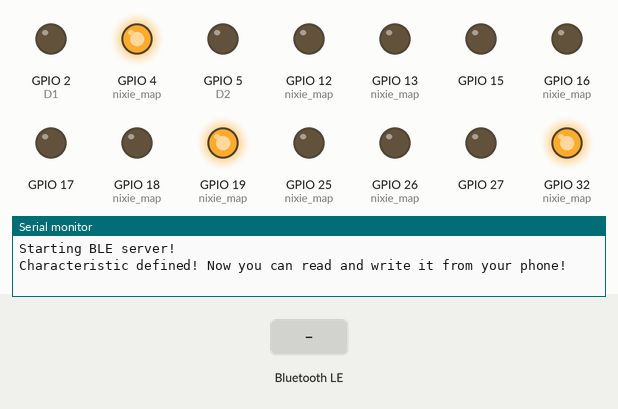
Recording of a program running on a simulated ESP32. Shown: output pins drawn as LEDs (lit = HIGH), the last lines printed to the serial monitor. Inputs (shaded band) come from the test bench. The local clock reads 2024-03-15 10:24:30 at power-on unless the program sets it; nothing arrives over Bluetooth unless stated; a phone connects over Bluetooth LE 3 s after start.

Above: at 1.2 s.
1.3 s: Bluetooth LE write "5" received
At 31.2 s:
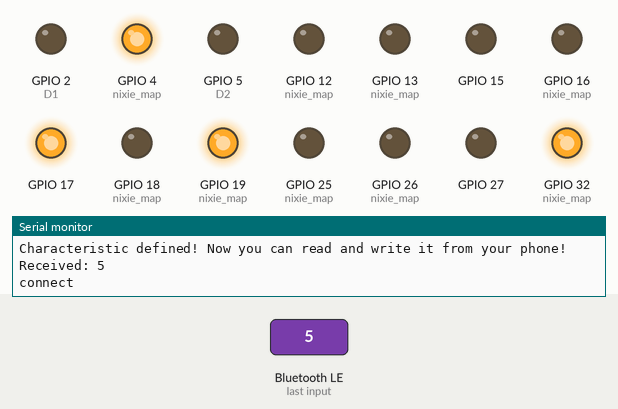
Timing chart, 0 to 31.5 s (numbered marks = the images above; inputs shaded):
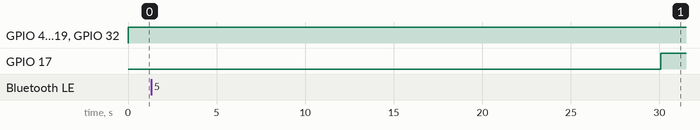

The program:

main.cpp
```cpp
#include <Arduino.h>
#include <BLEDevice.h>
#include <BLEUtils.h>

#include "RTClib.h"

// See the following for generating UUIDs:
// https://www.uuidgenerator.net/

#define NIXIE_CLOCK_SERVICE_UUID "USE ^ AND FILL HERE"

#define A1 15
#define B_1 4 // B1 is already defined
#define C1 16
#define D1 2

#define A2 17
#define B2 18
#define C2 19
#define D2 5

#define A3 32
#define B3 25
#define C3 26
#define D3 33

#define A4 27
#define B4 12
#define C4 13
#define D4 14

#define HOUR_ONE 2
#define HOUR_TWO 3

#define MINUTES_ONE 0
#define MINUTES_TWO 1

uint8_t nixie_map[4][4] = {
    {A1, B_1, C1, D1},
    {A2, B2, C2, D2},
    {A3, B3, C3, D3},
    {A4, B4, C4, D4},
};

BLECharacteristic *nixieCharacteristic;

// RTC DS3231
RTC_DS3231 rtc;

// BLUETOOTH
// ###########################################################################################

class NixieServerCallbacks : public BLEServerCallbacks
{
  void onConnect(BLEServer *pServer)
  {
    Serial.println("connect");
  };

  void onDisconnect(BLEServer *pServer)
  {
    Serial.println("disconnect");
  }
};

class ManageClockCharacteristic : public BLECharacteristicCallbacks
{
  // expect string like hh:mm

  void onWrite(BLECharacteristic *pCharacteristic) override
  {
    uint8_t hour;
    uint8_t minutes;

    std::string new_time = pCharacteristic->getValue();
    Serial.print("Received: ");
    Serial.println(new_time.c_str());

    uint32_t res = sscanf(new_time.c_str(), "%hhu:%hhu", &hour, &minutes);

    if (res != 2 || hour > 24 || minutes > 60)
    {
      return;
    }
    DateTime now = rtc.now();
    rtc.adjust(DateTime(now.year(), now.month(), now.day(), hour, minutes));

    Serial.println("New time\t");
    Serial.print(hour);
    Serial.print(":");
    Serial.println(minutes);
  }

  void onRead(BLECharacteristic *pCharacteristic) override
  {
    Serial.println("reading value from service");
    DateTime now = rtc.now();

    char *time_now;
    int32_t res = asprintf(&time_now, "%hhu:%hhu", now.hour(), now.minute());
    if (res == -1)
    {
      Serial.println("Error allocating the space for the current time...");
      return;
    }

    pCharacteristic->setValue(time_now);
    pCharacteristic->notify();
    free(time_now);
  }
};

void init_BLE()
{
  Serial.println("Starting BLE server!");

  BLEDevice::init("Nixie-clock");
  BLEServer *nixieServer = BLEDevice::createServer();
  nixieServer->setCallbacks(new NixieServerCallbacks()); // maybe usefull?

  BLEService *pService = nixieServer->createService(NIXIE_CLOCK_SERVICE_UUID);

  nixieCharacteristic = pService->createCharacteristic(
      NIXIE_CLOCK_SERVICE_UUID,
      BLECharacteristic::PROPERTY_READ |
          BLECharacteristic::PROPERTY_WRITE |
          BLECharacteristic::PROPERTY_NOTIFY);

  nixieCharacteristic->setCallbacks(new ManageClockCharacteristic());

  pService->start();

  BLEAdvertising *pAdvertising = BLEDevice::getAdvertising();
  pAdvertising->addServiceUUID(NIXIE_CLOCK_SERVICE_UUID);
  pAdvertising->setScanResponse(true);
  pAdvertising->setMinPreferred(0x06); // functions that help with iPhone connections issue
  pAdvertising->setMinPreferred(0x12);
  pAdvertising->start();

  Serial.println("Characteristic defined! Now you can read and write it from your phone!");
}

// ###########################################################################################

// RTC
void init_RTC()
{
  if (rtc.lostPower())
  {
    Serial.println("RTC lost power, let's set the time!");
    // When time needs to be set on a new device, or after a power loss, the
    // following line sets the RTC to the date & time this sketch was compiled
    rtc.adjust(DateTime(F(__DATE__), F(__TIME__)));
  }
}

// ###########################################################################################

void set_nixie_value(uint8_t nixie_position, uint8_t value)
{
  uint8_t *nixie_cur = nixie_map[nixie_position];

  for (uint8_t nixie_pin = 0; nixie_pin < 4; nixie_pin++)
  {
    uint8_t current_multiplexer_value = (value >> nixie_pin) & 0x01;
    digitalWrite(nixie_cur[nixie_pin], current_multiplexer_value);
  }
}

void init_Nixie()
{
  for (uint8_t nixie_pos = 0; nixie_pos < 4; nixie_pos++)
  { // only 4 nixie :)
    for (uint8_t nixie_pin = 0; nixie_pin < 4; nixie_pin++)
    { // 4 input per multiplexer
      pinMode(nixie_map[nixie_pos][nixie_pin], OUTPUT);
      digitalWrite(nixie_map[nixie_pos][nixie_pin], LOW);
    }
  }
}
void test_nixie()
{
  uint8_t value_to_show = 0;
  while (true)
  {
    for (uint8_t nixie_pos = 0; nixie_pos < 4; nixie_pos++)
    {
      set_nixie_value(nixie_pos, value_to_show % 10);
    }
    value_to_show = (1 + value_to_show) % 10;
    delay(500);
  }
}
// ###########################################################################################
void setup()
{
  Serial.begin(57600);

  if (!rtc.begin())
  {
    Serial.println("Couldn't find RTC");
    Serial.flush();
    abort();
  }
  init_RTC();
  init_BLE();

  init_Nixie();

  // use test_nixie only to check the integrity of the nixie tubes
  // test_nixie();
}

void loop()
{
  DateTime now = rtc.now();

  uint8_t hour = now.hour();
  uint8_t minutes = now.minute();

  set_nixie_value(HOUR_ONE, hour / 10);
  set_nixie_value(HOUR_TWO, hour % 10);

  set_nixie_value(MINUTES_ONE, minutes / 10);
  set_nixie_value(MINUTES_TWO, minutes % 10);

  delay(500);
}
```
